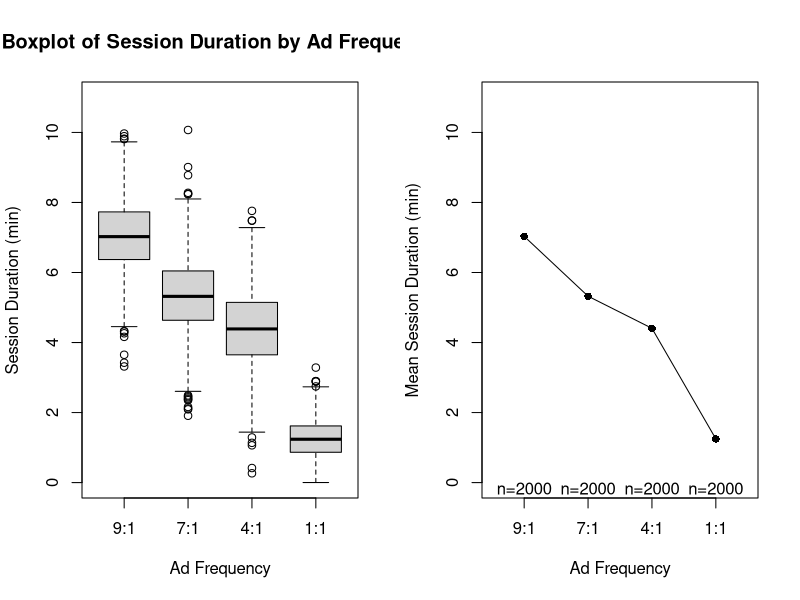
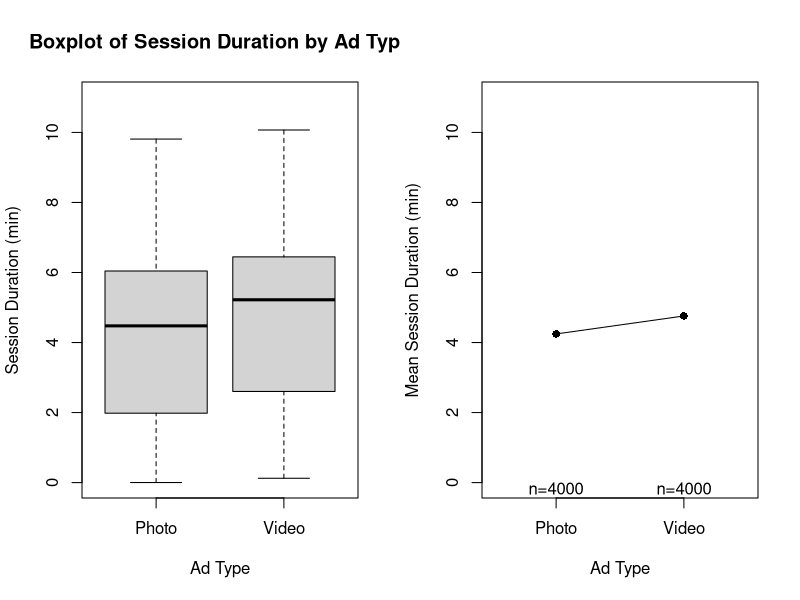
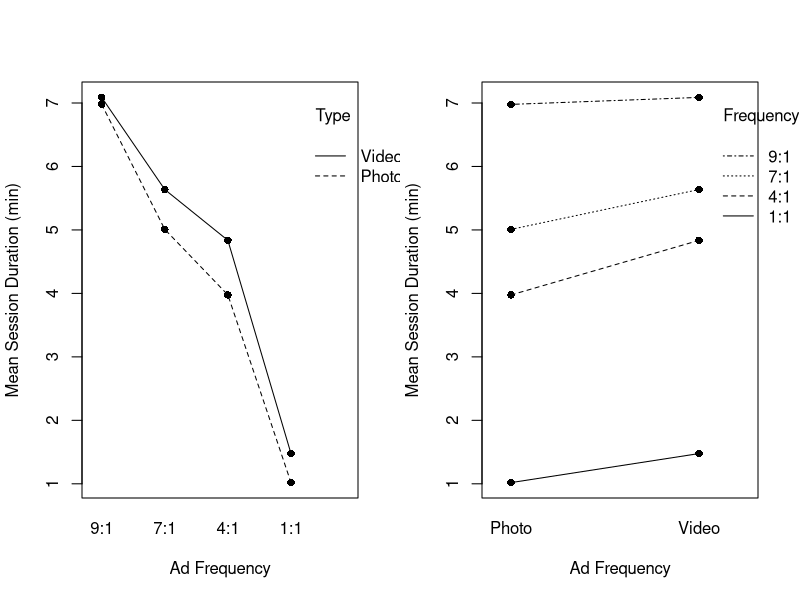

Here is the R script that generated these plots, in order:
## Instagram Factorial Analysis

## Get the data
data <- read.csv(file = "instagram-factorial.csv", header = T)

Time <- data$Time
Frequency <- factor(data$Frequency, levels = c(0,1,2,3), 
                    labels = c("9:1", "7:1", "4:1", "1:1"))
Type <- factor(data$Type, levels = c(1,2), 
               labels = c("Photo", "Video"))

## Numerical summaries of the data
summary(data.frame(Time, Frequency, Type))
sd(Time)

## Condition Means
cond01 <- mean(Time[Frequency=="9:1" & Type == "Photo"])
cond02 <- mean(Time[Frequency=="9:1" & Type == "Video"])
cond11 <- mean(Time[Frequency=="7:1" & Type == "Photo"])
cond12 <- mean(Time[Frequency=="7:1" & Type == "Video"])
cond21 <- mean(Time[Frequency=="4:1" & Type == "Photo"])
cond22 <- mean(Time[Frequency=="4:1" & Type == "Video"])
cond31 <- mean(Time[Frequency=="1:1" & Type == "Photo"])
cond32 <- mean(Time[Frequency=="1:1" & Type == "Video"])

## Graphical Summaries of the data
library(gplots)
par(mfrow = c(1,2))
boxplot(Time ~ Frequency, main = "Boxplot of Session Duration by Ad Frequency", xlab = "Ad Frequency", ylab = "Session Duration (min)", ylim = c(0,11))
plotmeans(Time ~ Frequency, main = "", xlab = "Ad Frequency", ylab = "Mean Session Duration (min)", pch = 16, ylim = c(0,11))

boxplot(Time ~ Type, main = "Boxplot of Session Duration by Ad Type", xlab = "Ad Type", ylab = "Session Duration (min)", ylim = c(0,11))
plotmeans(Time ~ Type, main = "", xlab = "Ad Type", ylab = "Mean Session Duration (min)", ylim = c(0,11), pch = 16)

interaction.plot(Frequency, Type, Time, main = "", ylab = "Mean Session Duration (min)", xlab = "Ad Frequency")
points(x=c(1,1,2,2,3,3,4,4), 
       y = c(cond01, cond02, cond11, cond12, cond21, cond22, cond31, cond32), 
       pch = 16)
interaction.plot(Type, Frequency, Time, main = "", ylab = "Mean Session Duration (min)", xlab = "Ad Frequency")
points(x=c(1,1,1,1,2,2,2,2), 
       y = c(cond01, cond11, cond21, cond31, cond02, cond12, cond22, cond32), 
       pch = 16)

## Marginal Means
print(paste("9:1 frequency -- ", round(mean(data[data$Frequency==0,]$Time), 2), sep = ""))
print(paste("7:1 frequency -- ", round(mean(data[data$Frequency==1,]$Time), 2), sep = ""))
print(paste("4:1 frequency -- ", round(mean(data[data$Frequency==2,]$Time), 2), sep = ""))
print(paste("1:1 frequency -- ", round(mean(data[data$Frequency==3,]$Time), 2), sep = ""))

print(paste("Photo -- ", round(mean(data[data$Type==1,]$Time), 2), sep = ""))
print(paste("Video -- ", round(mean(data[data$Type==2,]$Time), 2), sep = ""))

## Notes:
# Frequency seems to be have a large and significant main effect
# Type seems to have a small and maybe significant main effect
# Interaction between Frequency and Type is existent but minimal
# Thus, the main effects seem to drive variation in the response (engagement time)

## Formal Analysis of Variance
model <- lm(Time ~ Frequency * Type)
summary(model)

## Compare this "full" model to one with the interaction terms
model.red1 <- lm(Time ~ Frequency + Type)
anova(model.red1, model)

## Compare the main effects model with ones that exclude Frequency and Type
model.red2 <- lm(Time ~ Frequency)
anova(model.red2, model.red1)

model.red3 <- lm(Time ~ Type)
anova(model.red3, model.red1)

## Notes:
# Our intuition based on the plots was correct: the interaction is minimal but significant, and 
# both main effects are, with "Frequency" explaining most of the variation in engagement time.

## The "effect" of Frequency when ad Type is photo
prev <- c("9:1", "7:1", "4:1", "1:1")
f.effect.mat.p <- matrix(0, nrow = 4, ncol = 4)
rownames(f.effect.mat.p) <- prev
colnames(f.effect.mat.p) <- prev
f.pvalue.mat.p <- f.effect.mat.p

for (i in 1:4){
  for (j in 1:4){
    ttest <- t.test(Time[Frequency==prev[i] & Type=="Photo"], 
                    Time[Frequency==prev[j] & Type=="Photo"])
    f.effect.mat.p[i,j] <- as.numeric(diff(ttest$estimate))
    f.pvalue.mat.p[i,j] <- as.numeric(ttest$p.value)
  }
}
# The following matrix shows the expected change in engagement time when going from one level of Frequency to another
# The rows and columns correspond to levels 9:1, 7:1, 4:1, 1:1
f.effect.mat.p
# The following matrix shows the two sided p-values associated with the comparisons in the previous matrix
# The rows and columns correspond to levels 0, 1, 2, 3 (9:1, 7:1, 4:1, 1:1)
f.pvalue.mat.p

## The "effect" of Frequency when ad Type is video
prev <- c("9:1", "7:1", "4:1", "1:1")
f.effect.mat.v <- matrix(0, nrow = 4, ncol = 4)
rownames(f.effect.mat.v) <- prev
colnames(f.effect.mat.v) <- prev
f.pvalue.mat.v <- f.effect.mat.v

for (i in 1:4){
  for (j in 1:4){
    ttest <- t.test(Time[Frequency==prev[i] & Type=="Video"], 
                    Time[Frequency==prev[j] & Type=="Video"])
    f.effect.mat.v[i,j] <- as.numeric(diff(ttest$estimate))
    f.pvalue.mat.v[i,j] <- as.numeric(ttest$p.value)
  }
}
# The following matrix shows the expected change in engagement time when going from one level of Frequency to another
# The rows and columns correspond to levels 9:1, 7:1, 4:1, 1:1
f.effect.mat.v
# The following matrix shows the two sided p-values associated with the comparisons in the previous matrix
# The rows and columns correspond to levels 0, 1, 2, 3 (9:1, 7:1, 4:1, 1:1)
f.pvalue.mat.v
